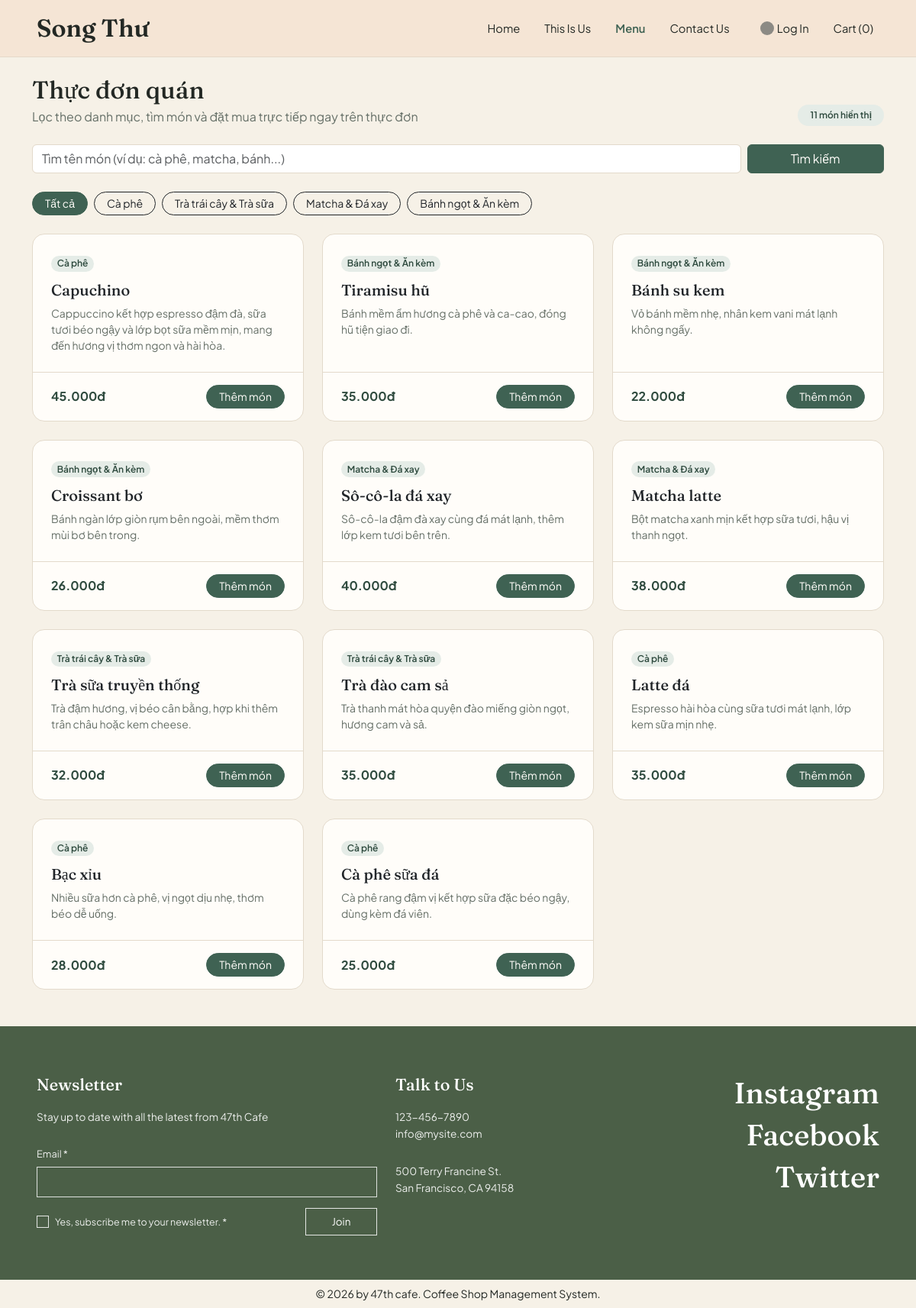
Screenshot of /?c=home&a=menu with the database file from the repository.
### tables this page shows
CREATE TABLE `danh_muc` (
  `id` int(10) UNSIGNED NOT NULL,
  `ten_danh_muc` varchar(100) NOT NULL,
  `duong_dan` varchar(120) NOT NULL,
  `loai_mon` enum('do_uong','banh') NOT NULL DEFAULT 'do_uong',
  `thu_tu_hien_thi` int(11) NOT NULL DEFAULT 0,
  `con_ban` tinyint(1) NOT NULL DEFAULT 1
);

CREATE TABLE `san_pham` (
  `id` int(10) UNSIGNED NOT NULL,
  `danh_muc_id` int(10) UNSIGNED NOT NULL,
  `ten_san_pham` varchar(150) NOT NULL,
  `duong_dan` varchar(170) NOT NULL,
  `mo_ta` text DEFAULT NULL,
  `hinh_anh` varchar(255) DEFAULT NULL,
  `gia_goc` decimal(10,2) NOT NULL DEFAULT 0.00,
  `con_ban` tinyint(1) NOT NULL DEFAULT 1,
  `ngay_tao` timestamp NOT NULL DEFAULT current_timestamp()
);

### controllers/HomeController.php (called while the page is built, shortened)
<?php
require_once __DIR__ . '/../models/ProductModel.php';
function homeMenu(): void
{
    $categoryId = isset($_GET['category']) && $_GET['category'] !== ''
        ? (int) $_GET['category']
        : null;
    $keyword = (string) ($_GET['q'] ?? '');
    $categories = getAllCategories();
    $products = getFilteredProducts($categoryId, $keyword);
    $toppings = getActiveToppings();
    render('home/menu', [
        'pageTitle' => 'Thực đơn - Quán Cà Phê',
        'categories' => $categories,
        'products' => $products,
        'toppings' => $toppings,
        'selectedCategory' => $categoryId,
        'keyword' => $keyword,
    ]);
}

### index.php (called while the page is built, shortened)
<?php
require_once __DIR__ . '/core/view.php';
$controller = $_GET['c'] ?? 'home';
$action = $_GET['a'] ?? 'index';
$controllerSlug = preg_replace('/[^a-zA-Z0-9_]/', '', strtolower($controller));
$actionSlug = preg_replace('/[^a-zA-Z0-9_]/', '', $action);
$handlerFunc = $controllerSlug . ucfirst($actionSlug);
$handlerFunc();

### models/ProductModel.php (called while the page is built, shortened)
<?php
function getAllCategories(): array
{
    $pdo = db_connect();
    $sql = "SELECT id, ten_danh_muc, loai_mon, thu_tu_hien_thi
            FROM danh_muc
            WHERE con_ban = 1
            ORDER BY thu_tu_hien_thi ASC, id ASC";
    $stmt = $pdo->query($sql);
    return $stmt->fetchAll();
}
function getFilteredProducts(?int $categoryId, string $keyword = ''): array
{
    $pdo = db_connect();
    $sql = "SELECT p.*, d.ten_danh_muc
            FROM san_pham p
            INNER JOIN danh_muc d ON p.danh_muc_id = d.id
            WHERE p.con_ban = 1
              AND d.con_ban = 1";
    $params = [];
    $keyword = trim($keyword);
    $sql .= " ORDER BY p.id DESC";
    $stmt = $pdo->prepare($sql);
    $stmt->execute($params);
    return $stmt->fetchAll();
}
function getProductSizes(int $productId): array
{
    $pdo = db_connect();
    $stmt = $pdo->prepare(
        "SELECT id, san_pham_id, ten_size, gia_cong_them, la_mac_dinh
         FROM bien_the_san_pham
         WHERE san_pham_id = :product_id AND con_ban = 1
         ORDER BY la_mac_dinh DESC, id ASC"
    );
    $stmt->execute([':product_id' => $productId]);
    return $stmt->fetchAll();
}

### views/home/menu.php (the view, shortened to what this page needs)
<div class="d-flex flex-wrap justify-content-between align-items-end gap-2 mb-4">
    <div>
        <h1 class="h2 mb-1">Thực đơn quán</h1>
        <p class="mb-0 text-coffee-muted">Lọc theo danh mục, tìm món và đặt mua trực tiếp ngay trên thực đơn</p>
    </div>
    <span class="badge badge-moss rounded-pill px-3 py-2">
        <?= count($products) ?> món hiển thị
    </span>
</div>
<form method="GET" action="<?= BASE_URL ?>/" class="row g-2 mb-4">
    <div class="col-sm-9 col-md-10">
        <input
            type="text"
            name="q"
            class="form-control border-coffee-soft"
            placeholder="Tìm tên món (ví dụ: cà phê, matcha, bánh...)"
            value="<?= htmlspecialchars($keyword) ?>"
        >
    </div>
    <div class="col-sm-3 col-md-2 d-grid">
        <button type="submit" class="btn btn-moss">Tìm kiếm</button>
    </div>
</form>
<div class="d-flex flex-wrap gap-2 mb-4">
    <a
        href="<?= BASE_URL ?>/?c=home&a=menu<?= $keyword !== '' ? '&q=' . urlencode($keyword) : '' ?>"
        class="btn btn-sm rounded-pill px-3 <?= ($selectedCategory === null || $selectedCategory <= 0) ? 'btn-moss' : 'btn-outline-dark' ?>"
    >
        Tất cả
    </a>
    <?php foreach ($categories as $cat): ?>
        <?php $isActive = ((int) $selectedCategory === (int) $cat['id']); ?>
        <a
            href="<?= BASE_URL ?>/?c=home&a=menu&category=<?= (int) $cat['id'] ?><?= $keyword !== '' ? '&q=' . urlencode($keyword) : '' ?>"
            class="btn btn-sm rounded-pill px-3 <?= $isActive ? 'btn-moss' : 'btn-outline-dark' ?>"
        >
            <?= htmlspecialchars($cat['ten_danh_muc']) ?>
        </a>
    <?php endforeach; ?>
</div>
<?php if (empty($products)): ?>
    <div class="card card-coffee p-5 text-center">
        <p class="mb-2 fw-semibold">Không tìm thấy món phù hợp với bộ lọc hiện tại.</p>
        <div>
            <a href="<?= BASE_URL ?>/?c=home&a=menu" class="btn btn-sm btn-moss rounded-pill px-3">
                Xem toàn bộ thực đơn
            </a>
        </div>
    </div>
<?php else: ?>
    <div class="row g-4">
        <?php foreach ($products as $item): ?>
            <?php $sizes = getProductSizes((int) $item['id']);  ?>
            <div class="col-md-4">
                <div class="card card-coffee h-100">
                    <div class="card-body p-4">
                        <span class="badge badge-moss rounded-pill mb-2">
                            <?= htmlspecialchars($item['ten_danh_muc']) ?>
                        </span>
                        <h2 class="h5 card-title mt-1 mb-2"><?= htmlspecialchars($item['ten_san_pham']) ?></h2>
                        <p class="card-text small mb-0 text-coffee-muted">
                            <?= htmlspecialchars($item['mo_ta'] ?? '') ?>
                        </p>
                    </div>
                    <div class="card-footer bg-transparent border-coffee-soft px-4 py-3 d-flex justify-content-between align-items-center gap-2">
                        <span class="price-moss fs-6"><?= format_vnd((float) $item['gia_goc']) ?></span>
                        <button
                            type="button"
                            class="btn btn-sm btn-moss rounded-pill px-3 btn-open-option-modal"
                            data-bs-toggle="modal"
                            data-bs-target="#itemOptionModal"
                            data-id="<?= (int) $item['id'] ?>"
                            data-name="<?= htmlspecialchars($item['ten_san_pham'], ENT_QUOTES) ?>"
                            data-base-price="<?= (float) $item['gia_goc'] ?>"
                            data-sizes="<?= htmlspecialchars(json_encode($sizes, JSON_UNESCAPED_UNICODE), ENT_QUOTES) ?>"
                        >
                            Thêm món
                        </button>
                    </div>
                </div>
            </div>
        <?php endforeach; ?>
    </div>
<?php endif; ?>

### rows the page displays
danh_muc: ten_danh_muc "Cà phê"
danh_muc: ten_danh_muc "Trà trái cây & Trà sữa"
danh_muc: ten_danh_muc "Matcha & Đá xay"
danh_muc: ten_danh_muc "Bánh ngọt & Ăn kèm"
san_pham: danh_muc.ten_danh_muc "Cà phê", ten_san_pham "Capuchino", mo_ta "Cappuccino kết hợp espresso đậm đà, sữa tươi béo ngậy và lớp bọt sữa mềm mịn, mang đến hương vị thơm ngon và hài hòa.", gia_goc "45.000đ"
san_pham: danh_muc.ten_danh_muc "Bánh ngọt & Ăn kèm", ten_san_pham "Tiramisu hũ", mo_ta "Bánh mềm ẩm hương cà phê và ca-cao, đóng hũ tiện giao đi.", gia_goc "35.000đ"
san_pham: danh_muc.ten_danh_muc "Bánh ngọt & Ăn kèm", ten_san_pham "Bánh su kem", mo_ta "Vỏ bánh mềm nhẹ, nhân kem vani mát lạnh không ngấy.", gia_goc "22.000đ"
san_pham: danh_muc.ten_danh_muc "Bánh ngọt & Ăn kèm", ten_san_pham "Croissant bơ", mo_ta "Bánh ngàn lớp giòn rụm bên ngoài, mềm thơm mùi bơ bên trong.", gia_goc "26.000đ"
san_pham: danh_muc.ten_danh_muc "Matcha & Đá xay", ten_san_pham "Sô-cô-la đá xay", mo_ta "Sô-cô-la đậm đà xay cùng đá mát lạnh, thêm lớp kem tươi bên trên.", gia_goc "40.000đ"
san_pham: danh_muc.ten_danh_muc "Matcha & Đá xay", ten_san_pham "Matcha latte", mo_ta "Bột matcha xanh mịn kết hợp sữa tươi, hậu vị thanh ngọt.", gia_goc "38.000đ"
san_pham: danh_muc.ten_danh_muc "Trà trái cây & Trà sữa", ten_san_pham "Trà sữa truyền thống", mo_ta "Trà đậm hương, vị béo cân bằng, hợp khi thêm trân châu hoặc kem cheese.", gia_goc "32.000đ"
san_pham: danh_muc.ten_danh_muc "Trà trái cây & Trà sữa", ten_san_pham "Trà đào cam sả", mo_ta "Trà thanh mát hòa quyện đào miếng giòn ngọt, hương cam và sả.", gia_goc "35.000đ"
san_pham: danh_muc.ten_danh_muc "Cà phê", ten_san_pham "Latte đá", mo_ta "Espresso hài hòa cùng sữa tươi mát lạnh, lớp kem sữa mịn nhẹ.", gia_goc "35.000đ"
san_pham: danh_muc.ten_danh_muc "Cà phê", ten_san_pham "Bạc xỉu", mo_ta "Nhiều sữa hơn cà phê, vị ngọt dịu nhẹ, thơm béo dễ uống.", gia_goc "28.000đ"
san_pham: danh_muc.ten_danh_muc "Cà phê", ten_san_pham "Cà phê sữa đá", mo_ta "Cà phê rang đậm vị kết hợp sữa đặc béo ngậy, dùng kèm đá viên.", gia_goc "25.000đ"

### other values shown
$cartCount "0"
count($products) "11"
